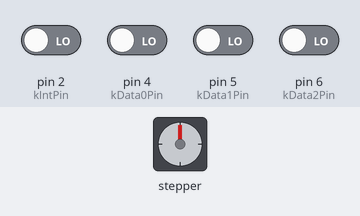
Simulated run of this sketch. Board: Arduino Uno, built with avr-gcc and run on an emulated ATmega328P. Parts: stepper motor. Wiring (inferred from the names in the program): stepper motor driver (200 steps per turn assumed): step pin 9; direction pin 8; enable pin 13. The inputs (shaded band) are chosen by the test bench; at power-on: pin 2 (kIntPin), pin 4 (kData0Pin), pin 5 (kData1Pin), pin 6 (kData2Pin) LOW. What the sketch prints to the serial monitor is not drawn.

Above: at 1.2 s.
1.3 s: pin 2 (kIntPin) driven HIGH
3.2 s: pin 4 (kData0Pin) driven HIGH and pin 5 (kData1Pin) driven HIGH
At 3.51 s:
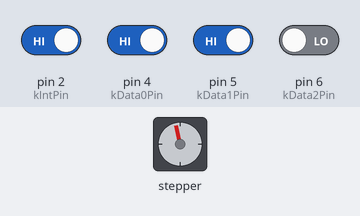
6.2 s: pin 4 (kData0Pin) driven LOW
At 6.2 s:
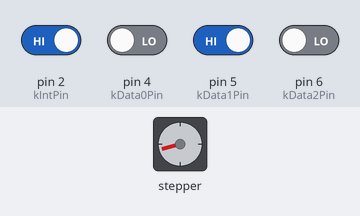
9.2 s: pin 6 (kData2Pin) driven HIGH
At 9.62 s:
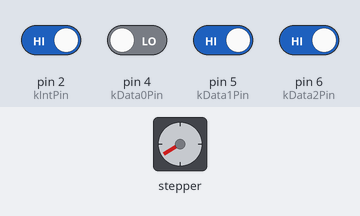
12.2 s: pin 5 (kData1Pin) driven LOW
At 12.2 s:
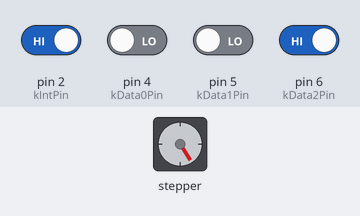
15.2 s: pin 4 (kData0Pin) driven HIGH
At 15.51 s:
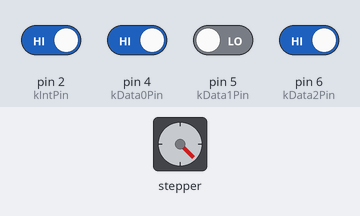
Timing chart, 0 to 19.2 s (numbered marks = the images above; inputs shaded):
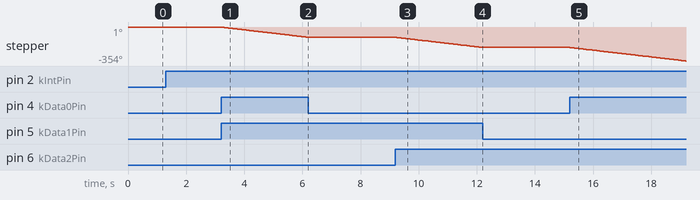

Measured:
- after the input at 3.2 s, stepper: keeps turning counter-clockwise at about 36°/s, starting at once
- after the input at 6.2 s, stepper: stops changing and stays -106°
- after the input at 9.2 s, stepper: keeps turning counter-clockwise at about 36°/s, starting at once
- after the input at 12.2 s, stepper: stops changing and stays -212°
- after the input at 15.2 s, stepper: keeps turning counter-clockwise at about 36°/s, starting at once

The sketch:

treadmill_controller.ino
```cpp
const int kIntPin = 2;
const int kData0Pin = 4;
const int kData1Pin = 5;
const int kData2Pin = 6;

const int kModePin0 = 11;
const int kModePin1 = 10;
const int kModePin2 = 12;

const int kStepPin = 9;
const int kDirPin = 8;
const int kEnablePin = 13;
const int kSlowCnt = 100;
const long kDtMsMax = 50000;
const long kDtMsMin = 4000;
const long kDtMsStep = 1000;

bool dir = false;
bool shouldLoop = false;
long dt_ms = kDtMsMax;
int cnt = kSlowCnt;

void SetMode(int mode) {
  digitalWrite(kModePin0, (mode & 1) ? HIGH : LOW);
  digitalWrite(kModePin1, (mode & 2) ? HIGH : LOW);
  digitalWrite(kModePin2, (mode & 4) ? HIGH : LOW);
}

void Interrupt() {
  int p0 = digitalRead(kData0Pin);
  int p1 = digitalRead(kData1Pin);
  int p2 = digitalRead(kData2Pin);

  int tmp = p0 + p1 + p2;

  Serial.println(String(p0) + " " + String(p1) + " " + String(p2) + " : " + String(tmp));

  if (tmp >= 2) {
    dir = false;
    cnt = kSlowCnt;
    dt_ms = kDtMsMax;
    shouldLoop = true;
  } else {
    shouldLoop = false;
  }
}

void setup() {

  pinMode(kStepPin, OUTPUT);
  pinMode(kDirPin, OUTPUT);
  pinMode(kEnablePin, OUTPUT);

  pinMode(kData0Pin, INPUT);
  pinMode(kData1Pin, INPUT);
  pinMode(kData2Pin, INPUT);
  pinMode(kIntPin, INPUT);

  pinMode(kModePin0, INPUT);
  pinMode(kModePin1, INPUT);
  pinMode(kModePin2, INPUT);

  SetMode(2); // 1/4 step

  //attachInterrupt(kIntPin, Interrupt, RISING);

  digitalWrite(kStepPin, dir ? HIGH : LOW);
  digitalWrite(kDirPin, LOW);
  digitalWrite(kEnablePin, LOW);

  Serial.begin(115200);
  Serial.println("TEST");
}

int rr = 0;

void loop() {

  int r = digitalRead(kIntPin);
  if (rr == 0 && r == 1) {
    Interrupt();
  }

  if (!shouldLoop) {
    return;
  }

  digitalWrite(kDirPin, dir ? HIGH : LOW);
  digitalWrite(kStepPin, HIGH);

  delayMicroseconds(500);

  digitalWrite(kStepPin, LOW);

  delay(dt_ms / 1000);
  delayMicroseconds(dt_ms % 1000);

  cnt--;
  if (cnt == 0) {
    dt_ms -= kDtMsStep;
    if (dt_ms < kDtMsMin) {
      dt_ms = kDtMsMax;
      dir = !dir;
    }
    cnt = kSlowCnt;
  }
}
```
